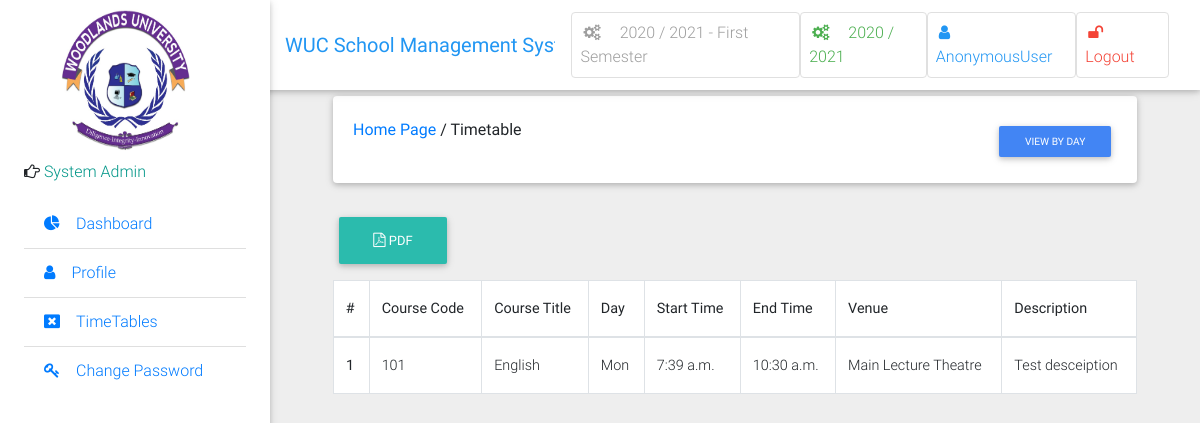
/timetable/all, run on an earlier commit of the app's database.
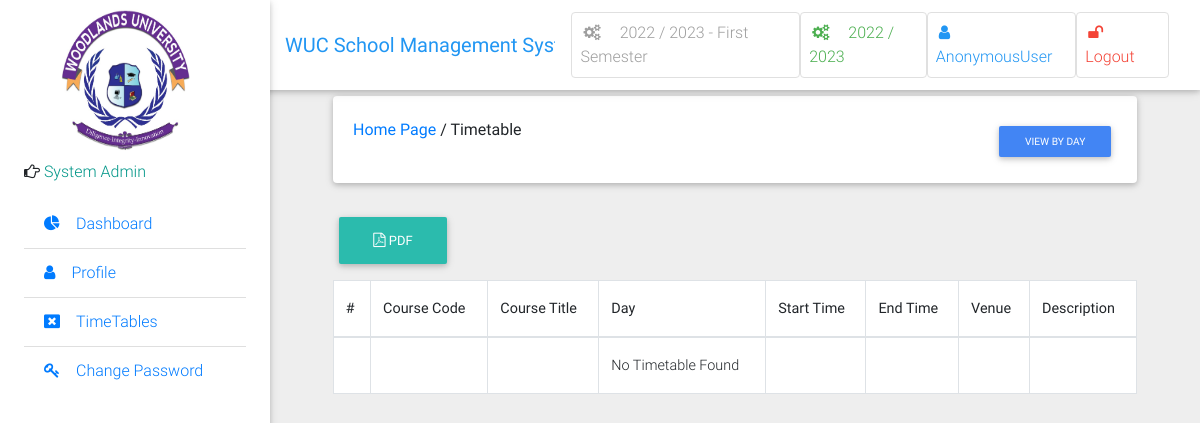
And on a later commit of the database.
### school/models.py (models this page shows, shortened)
class Semester(models.Model):
    semester = models.CharField(max_length=10, choices=SEMESTER, blank=True)
    is_current_semester = models.BooleanField(default=False, blank=True, null=True)
    session = models.ForeignKey(Session, on_delete=models.CASCADE, blank=True, null=True)
    next_semester_begins = models.DateField(null=True, blank=True)
    def __str__(self):
        return str(self.session) + ' - ' + str(self.semester)

class Session(models.Model):
    session = models.CharField(max_length=200, unique=True)
    is_current_session = models.BooleanField(default=False, blank=True, null=True)
    next_session_begins = models.DateField(blank=True, null=True)
    def __str__(self):
        return self.session

class Timetable(models.Model):
    course = models.ForeignKey(Course, on_delete=models.CASCADE)
    day = models.CharField('Day', choices=DAYS, max_length=20)
    start_time = models.TimeField('Start Time', )
    end_time = models.TimeField('End Time', )
    venue = models.CharField('Venue', max_length=200, null=True, blank=True, help_text='Optional')
    description = models.CharField('Description', max_length=200, null=True, blank=True, help_text='Optional')

class Course(models.Model):
    courseTitle = models.CharField(max_length=200)
    courseCode = models.CharField(max_length=200, unique=True)
    courseUnit = models.CharField(max_length=200)
    description = models.TextField(max_length=200, blank=True)
    level = models.ForeignKey(Level, verbose_name='Grade', default='', on_delete=models.CASCADE)
    semester = models.ForeignKey(Semester, on_delete=models.CASCADE)
    is_elective = models.BooleanField(default=False, blank=True, null=True)

### school/views.py (the view)
# urls.py: path('timetable/all', views.timetable_all, name='timetable_all'),
def timetable_all(request):
    timetables = Timetable.objects.all()
    return render(request, 'administrator/timetable_all.html',
                  {
                      'timetables': timetables,
                  })

### school/context_processors.py (called while the page is built)
def session_processor(request):
	current_session = Session.objects.get(is_current_session=True)
	return {"current_session": current_session}

def semester_processor(request):
	current_semester = Semester.objects.get(is_current_semester=True)
	return {"current_semester": current_semester}

### school/templates/administrator/timetable_all.html (shortened to what this page needs)
{% extends 'school/base.html' %}
{% block side_bar %}
    {% include 'school/partial_active_element.html' with active='timetable_all' %}
{% endblock side_bar %}
{% block content %}
    <div class="container-fluid mt-5">
        <div class="card mb-4 wow fadeIn">
            <div class="card-body d-sm-flex justify-content-between">
                <h6 class="mb-2 mb-sm-0 pt-1">
                    <a href="/">Home Page</a>
                    <span>/</span>
                    <span>Timetable</span>
                </h6>
                <h6 class="mb-2 mb-sm-0 pt-1">
                    <a href="{% url 'timetable_by_day' %}" class="btn btn-primary btn-sm">View By Day</a>
                </h6>
            </div>
        </div>
        {% if not request.user.is_superuser %}
            <h6 class="mb-2 mb-sm-0 pt-1">
                <a class="btn btn-default btn-rounded mb-3" href="{% url 'timetable_all_report' %}"
                   class="btn btn-default btn-rounded mb-4">
                    <i class="fa fa-file-pdf-o" aria-hidden="true"></i> PDF
                </a>
            </h6>
        {% endif %}
        <div class="table-wrapper-scroll-y">
            <table class="table table-bordered" style="background-color: white">
                <thead>
                <tr>
                    <th scope="col">#</th>
                    <th scope="col">Course Code</th>
                    <th scope="col">Course Title</th>
                    <th scope="col">Day</th>
                    <th scope="col">Start Time</th>
                    <th scope="col">End Time</th>
                    <th scope="col">Venue</th>
                    <th scope="col">Description</th>
                </tr>
                </thead>
                {% for timetable in timetables %}
                    <tbody>
                    <tr>
                        <th scope="row">{{ forloop.counter }}</th>
                        <td>{{ timetable.course.courseCode }}</td>
                        <td>{{ timetable.course.courseTitle }}</td>
                        <td>{{ timetable.day }}</td>
                        <td>{{ timetable.start_time }}</td>
                        <td>{{ timetable.end_time }}</td>
                        <td>{{ timetable.venue }}</td>
                        <td>{{ timetable.description }}</td>
                    </tr>
                    </tbody>
                {% empty %}
                    <tbody>
                    <tr>
                        <td></td>
                        <td></td>
                        <td></td>
                        <td>
          <span class="text-center">
            No Timetable Found
          </span>
                        </td>
                        <td></td>
                        <td></td>
                        <td></td>
                    </tr>
                    </tbody>
                {% endfor %}
            </table>
        </div>
    </div>
    <br>
{% endblock %}

### school/templates/school/base.html (shortened to what this page needs)
{% load static %}
<!DOCTYPE html>
<html lang="en">
<head>
    <link rel="stylesheet" href="https://cdn.datatables.net/1.10.20/css/jquery.dataTables.min.css">
    <link rel="stylesheet" href="https://cdn.datatables.net/buttons/1.6.1/css/buttons.dataTables.min.css">
    <link rel="stylesheet" href="https://maxcdn.bootstrapcdn.com/font-awesome/4.7.0/css/font-awesome.min.css">
    <link href="{% static 'school/css/bootstrap.min.css' %}" rel="stylesheet">
    <link href="{% static 'school/css/mdb.min.css' %}" rel="stylesheet">
    <link href="{% static 'school/css/style.css' %}" rel="stylesheet">
    <link rel="stylesheet" type="text/css" href="https://cdn.datatables.net/1.10.20/css/jquery.dataTables.css">
{% include 'school/small-screen-navbar.html'%}
</head>
<body class="grey lighten-3">
<header>
    <nav class="navbar fixed-top navbar-expand-lg navbar-light white scrolling-navbar">
        <div class="container-fluid">
            <a class="navbar-brand waves-effect" href="/">
                <strong class="blue-text">WUC School Management System</strong>
            </a>
            <div class="collapse navbar-collapse" id="navbarSupportedContent">
                <ul class="navbar-nav nav-flex-icons">
                    <li class="nav-item">
                        <a href="{% if request.user.is_superuser %}{% url 'manage_semester' %}{% else %}#{% endif %}"
                           class="nav-link border border-light grey-text rounded waves-effect">
                            <i class="fa fa-cogs mr-3"></i>{{ current_semester }} Semester
                        </a>
                    </li>
                    <li class="nav-item">
                        <a href="{% if request.user.is_superuser %}{% url 'manage_session' %}{% else %}#{% endif %}"
                           class="nav-link border border-light green-text rounded waves-effect">
                            <i class="fa fa-cogs mr-3"></i>{{ current_session }}
                        </a>
                    </li>
                    <li class="nav-item">
                        <a href="{% url 'profile' %}"
                           class="nav-link border border-light rounded waves-effect blue-text">
                            <i class="fa fa-user mr-3"></i>{{ user|capfirst }}
                        </a>
                    </li>
                    <li class="nav-item">
                        <a href="/accounts/logout/" class="nav-link border border-light rounded waves-effect red-text">
                            <i class="fa fa-unlock mr-3"></i>Logout
                        </a>
                    </li>
                </ul>
            </div>
        </div>
    </nav>
    <div class="sidebar-fixed position-fixed">
        <img src="{% static 'img/logo.jpg' %}" id="icon" class="logo" style="margin-left: 30px; height: 160px;">
        {% if request.user.is_lecturer %}
            <p><i class="fa fa-hand-o-right" aria-hidden="true"></i>
                <span class="teal-text text-center"> Lecturer</span></p>
        {% elif request.user.is_student %}
            <p><i class="fa fa-hand-o-right" aria-hidden="true"></i>
                <span class="teal-text text-center"> Student</span></p>
        {% elif request.user.is_parent %}
            <p><i class="fa fa-hand-o-right" aria-hidden="true"></i>
                <span class="teal-text text-center"> Parent</span></p>
        {% elif request.user.is_librarian %}
            <p><i class="fa fa-hand-o-right" aria-hidden="true"></i>
                <span class="teal-text text-center"> Library</span></p>
        {% else %}
            <p><i class="fa fa-hand-o-right" aria-hidden="true"></i>
                <span class="teal-text text-center"> System Admin</span></p>
        {% endif %}
        <div class="dashboard">
            {% block side_bar %}{% endblock side_bar %}
        </div>
    </div>
</header>
<main class="pt-5 mx-lg-5">
    {% block content %} {% endblock %}
</main>
</body>
</html>

What changed in the data, as far as the page shows it:
no longer on this page (row edited): Semester: session+semester "2020 / 2021 - First"
removed Timetable: course.courseCode "101", course.courseTitle "English", day "Mon", start_time "7:39 a.m.", end_time "10:30 a.m.", venue "Main Lecture Theatre", description "Test desceiption"
added Semester: session+semester "2022 / 2023 - First"
changed Session: session "2020 / 2021" → "2022 / 2023"
Also different on the page:
text now shown: "No Timetable Found"
